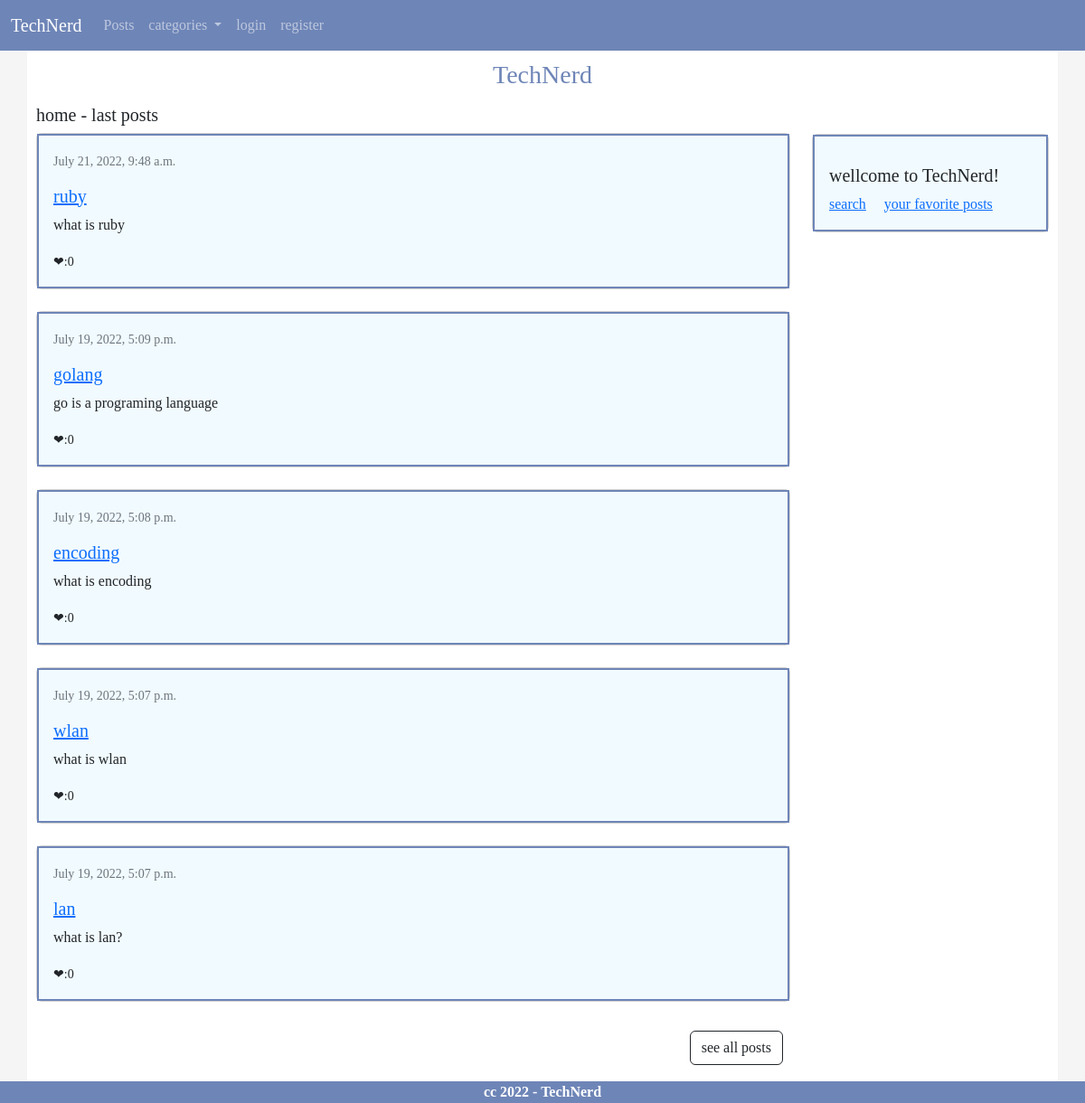
Before: / with the older database file.
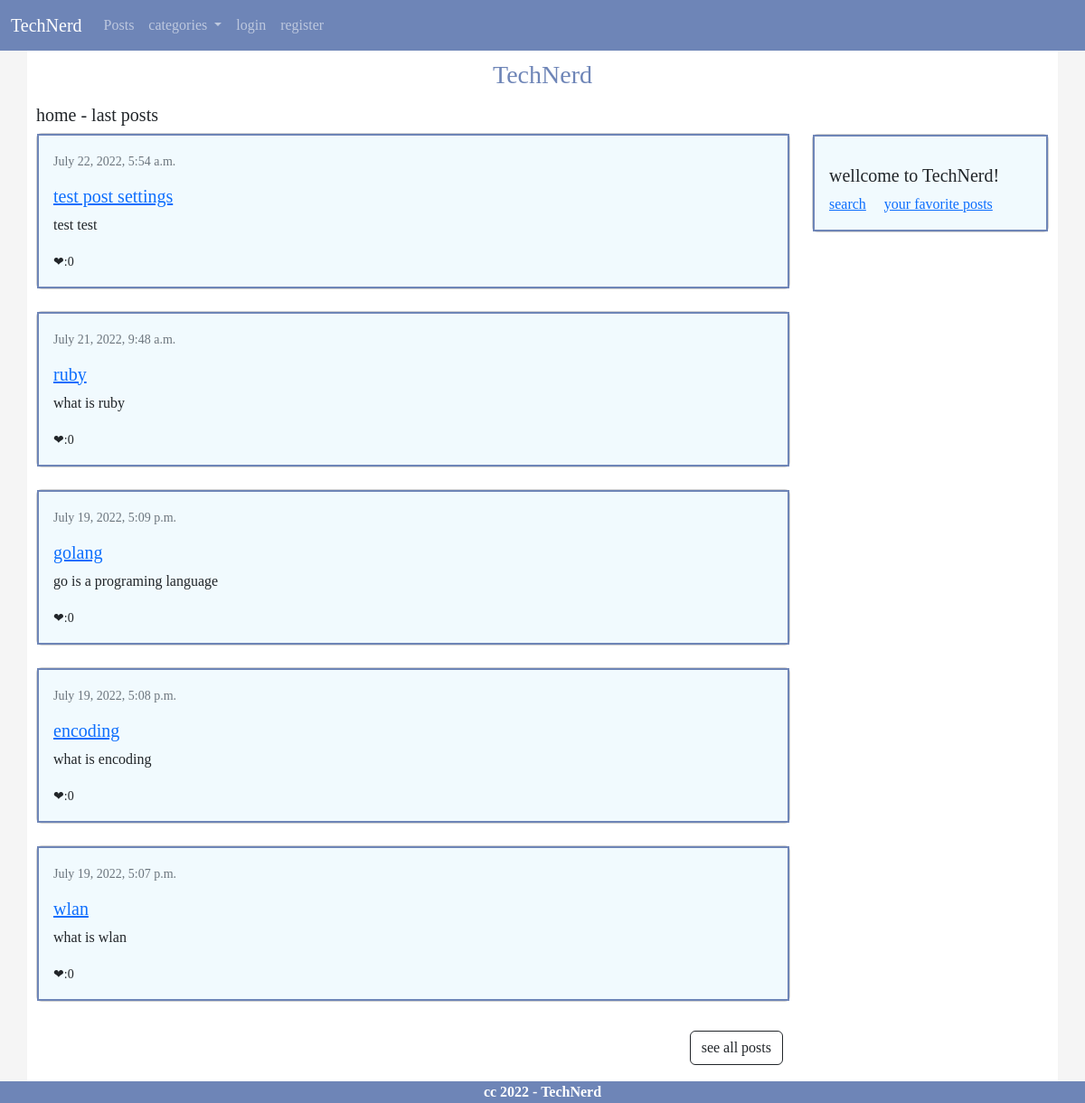
After: the same page with the newer database file.
### post/models.py (models this page shows, shortened)
class Post(models.Model):
    title = models.CharField(max_length=250)
    slug = models.SlugField()
    description = models.CharField(max_length=400)
    body = RichTextUploadingField()
    image = models.ImageField(default=None,blank=True)
    category = models.ForeignKey(Category,on_delete=models.DO_NOTHING,related_name='category_posts')
    tags = models.CharField(max_length=100)
    created_date = models.DateTimeField(auto_now_add=True)
    updated_date = models.DateTimeField(auto_now=True)
    def vote_count(self):
        return self.votes.count()
    class Meta():
        ordering = ['-created_date']

### home/views.py (the view)
# urls.py: path('',views.HomeView.as_view(),name="home")
class HomeView(View):
    template_name = "home/home.html"
    def get(self,request):
        posts = Post.objects.all()[:5]
        return render(request,self.template_name,{'posts':posts})

### post/appcontext_processor.py (called while the page is built)
def categories(request):
    return {
        'categories' : Category.objects.all()
    }

### home/templates/home/home.html
{% extends "base.html" %}
{% load static %}
{% block content %}
    <h5>home - last posts</h5>
    {% for post in posts %}
        {% include 'includes/post_card.html' with value=post %}
    {% endfor %}
    <a href="{% url 'post:posts' %}" class="btn btn-xs btn-outline-dark m-2" style="float:right;"> see all posts </a>
{% endblock content %}
{% block side %}
    {% include 'includes/sidebar.html' %}
{% endblock side %}

### templates/base.html (shortened to what this page needs)
<!DOCTYPE html>
{% load static %}
<html lang="en">
<head>
    <link href="{% static 'css/main.css' %}" rel="stylesheet" type="text/css">
    <link
          href="https://cdn.jsdelivr.net/npm/bootstrap@5.2.0-beta1/dist/css/bootstrap.min.css"
          rel="stylesheet">
</head>
<body class="style">
{% include "includes/navbar.html" %}
<div class="container">
    <h3 class="technerd">TechNerd</h3>
    <div class="row">
        <div class="col-md-9">
            {% block content %}
            {% endblock content %}
        </div>
        <div class="col-md-3">
            <br><br>
            <div class="side">
                {% block side %}
                {% endblock side %}
            </div>
        </div>
    </div>
</div>
{% include 'includes/footer.html' %}
</body>
</html>

### templates/includes/navbar.html (shortened to what this page needs)
{% load static %}
<nav class="navbar navbar-expand-lg navbar-dark ">
    <div class="container-fluid">
        <a class="navbar-brand text-white" href="{% url 'home:home' %}">TechNerd</a>
        <div class="collapse navbar-collapse" id="navbarSupportedContent">
            <ul class="navbar-nav me-auto mb-2 mb-lg-0">
                <li class="nav-item">
                    <a class="nav-link" href="{% url 'post:posts' %}">Posts</a>
                </li>
                <li class="nav-item dropdown">
                    <a aria-expanded="false" class="nav-link dropdown-toggle" data-bs-toggle="dropdown" href="#"
                       id="navbarDropdown" role="button">
                        categories
                    </a>
                </li>
                {% if request.user.is_authenticated %}
                <li class="nav-item">
                    <a class="nav-link" href="{% url 'logout' %}">logout</a>
                </li>
                {% else %}
                 <li class="nav-item">
                    <a class="nav-link" href="{% url 'login' %}">login</a>
                </li>
                 <li class="nav-item">
                    <a class="nav-link" href="{% url 'register' %}">register</a>
                </li>
                {% endif %}
            </ul>
        </div>
    </div>
</nav>

### templates/includes/post_card.html (shortened to what this page needs)
<div class="card">
    <div class="card-body">
        <small class="text-muted">{{value.created_date}}</small>
        <a href="{% url 'post:detail' post.slug %}"><h5 class="card-title">{{value.title}}</h5></a>
        <p class="card-text">
            {{value.description}}
        </p>
        <small>❤:{{value.vote_count}}</small>
    </div>
</div><br>

### templates/includes/sidebar.html
<div class="card">
  <div class="card-body">
    <h5 class="card-title">wellcome to TechNerd!</h5>
    <a href="{% url 'post:posts' %}" class="card-link">search</a>
    <a href="{% url 'post:favorite_posts' %}" class="card-link">your favorite posts</a>
  </div>
</div>

### templates/includes/footer.html
<div class="footer">
    <strong>cc 2022 - TechNerd</strong>
</div>

### static/css/main.css (style rules this page uses)
* { font-family:Verdana; }
body.style { background-color: #F5F5F5; }
div.container { background-color: #FFFFFF; padding: 10px; }
div.col-md-9 { border-radius: 8px; }
h3.technerd { display: block; margin: 0 auto; text-align: center; color: #6E85B7; }
nav { background-color: #6E85B7; }
div.card-body { background-color: #F1FAFE; border-style: solid; border-width: 2px; border-color: #6E85B7; }
h5 { padding-top: 15px; }
div.footer { background-color: #6E85B7; text-align: center; color: white; }

Changed rows visible on the page:
no longer on this page (row unchanged): Post: created_date "July 19, 2022, 5:07 p.m.", title "lan", description "what is lan?", vote_count "0"
added Post: created_date "July 22, 2022, 5:54 a.m.", title "test post settings", description "test test", vote_count "0"
